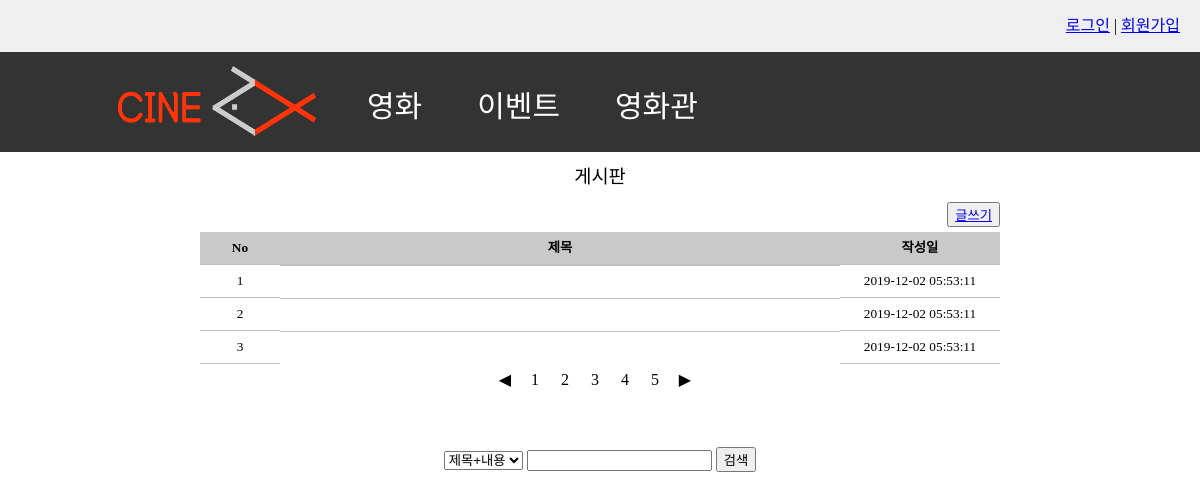
Page /webpage/notice/notice.php on the earlier database version.
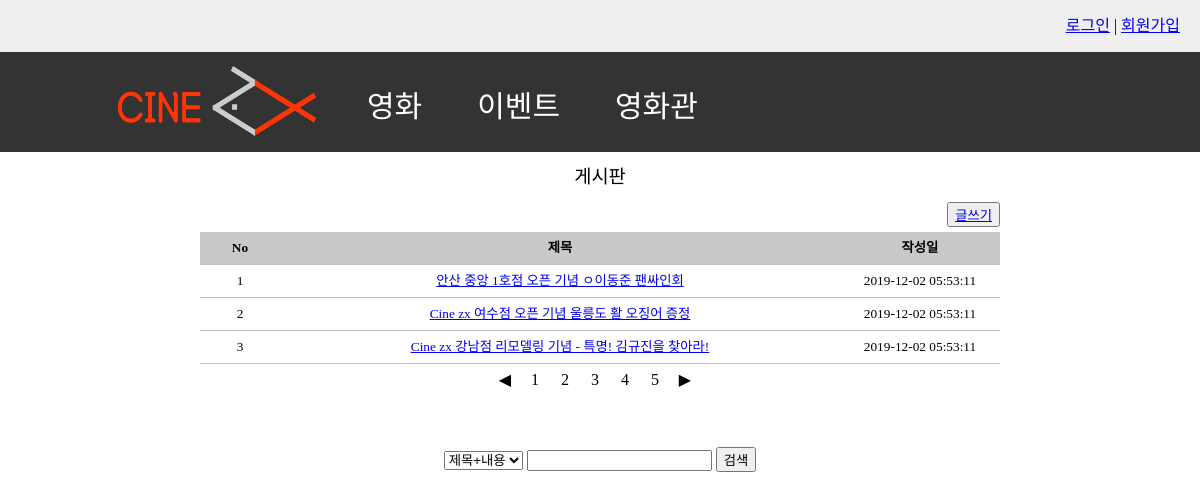
Same page on the later database version.
### tables this page shows
CREATE TABLE NOTICE(
  notice_id INT unsigned  auto_increment not NULL,
  cinema_id INT unsigned not null,
  notice_title  varchar(50) not null,
  content text(255) not null,
  notice_date timestamp not NULL default current_timestamp,
  CONSTRAINT PK_NOTICE PRIMARY KEY(notice_id),
  CONSTRAINT FK_NOTICE FOREIGN KEY(cinema_id)
  REFERENCES Cinema(cinema_id) ON UPDATE CASCADE ON DELETE RESTRICT
);

### webpage/notice/notice.php (the view, shortened to what this page needs)
<html>
<head>
  <link href="../common/styles/common.css" type="text/css" rel="stylesheet" />
  <link href="styles/notice.css" type="text/css" rel="stylesheet" />
</head>
<body>
  <header class="service_menu">
    <ul id="gnb">
      <?php include "../DB_Connect.php";
            include "../top_login.php";
            $db=connect();
      ?>
    </ul>
  </header>
  <nav class="navbar">
    <a href="../cinema_test"><img src="../common/img/logo.png"></a>
    <div class="dropdown">
      <button class="dropbtn">영화
      </button>
    </div>
    <div class="dropdown">
      <button class="dropbtn">이벤트
      </button>
    </div>
    <div class="dropdown">
      <button class="dropbtn">영화관
      </button>
    </div>
  </nav>
  <div id="mainWrapper">
    <ul>
      <li>게시판</li>
      <button class="right" type="button"><a href="noticewrite.html">글쓰기</a></button>
      <li>
        <ul id="ulTable">
          <li>
            <ul>
              <li>No</li>
              <li>제목</li>
              <li>작성일</li>
            </ul>
          </li>
          <?php
            $info_sql = "select notice_id,notice_title,notice_date from notice";
            $info_stt=$db->prepare($info_sql);
            $info_stt->execute();
            foreach($info_stt as $info){
              ?>
              <li>
                <ul>
                  <li><?= $info['notice_id']; ?></li>
                  <li><a href="noticeview.php?notice_id=<?= $info['notice_id']?>"><?= $info['notice_title']; ?></a></li>
                  <li><?= $info['notice_date']; ?></li>
                </ul>
              </li>
            <?php }
          ?>
      <li>
        <div id="divPaging">
          <div>◀</div>
          <div><b>1</b></div>
          <div>2</div>
          <div>3</div>
          <div>4</div>
          <div>5</div>
          <div>▶</div>
        </div>
      </li>
      <li id='liSearchOption'>
        <div>
          <select id='selSearchOption'>
            <option value='A'>제목+내용</option>
          </select>
          <input id='txtKeyWord' />
          <input type='button' value='검색' />
        </div>
      </li>
    </ul>
  </div>
</body>
</html>

Differences in the rows shown:
changed notice id 1: notice_title (not shown) → "안산 중앙 1호점 오픈 기념 ㅇ이동준 팬싸인회"
changed notice id 2: notice_title (not shown) → "Cine zx 여수점 오픈 기념 울릉도 활 오징어 증정"
changed notice id 3: notice_title (not shown) → "Cine zx 강남점 리모델링 기념 - 특명! 김규진을 찾아라!"
